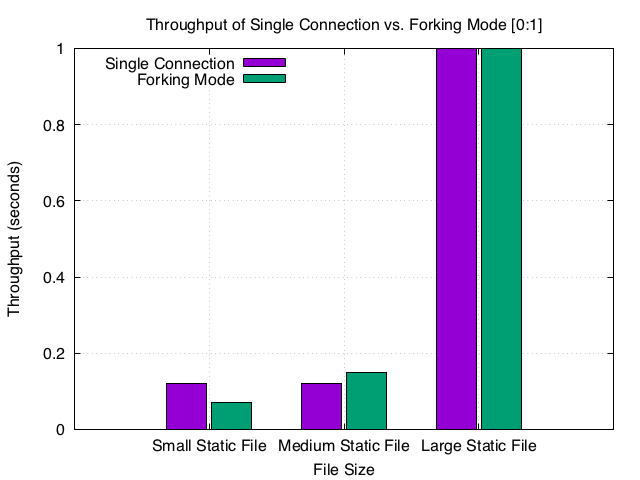

This figure's gnuplot source:
set title "Throughput of Single Connection vs. Forking Mode [0:1]"
set auto x
set yrange [0:1]
set style data histogram
set style histogram cluster gap 1
set style fill solid border -1
set boxwidth 0.9
set grid x
set grid y
set xlabel "File Size"
set ylabel "Throughput (seconds)"
set key left

plot 'throughput.dat' using 2:xticlabels(1) title "Single Connection", '' using 3:xticlabels(1) title "Forking Mode"

set term png
set output "throughput2.png"
replot
set term x11